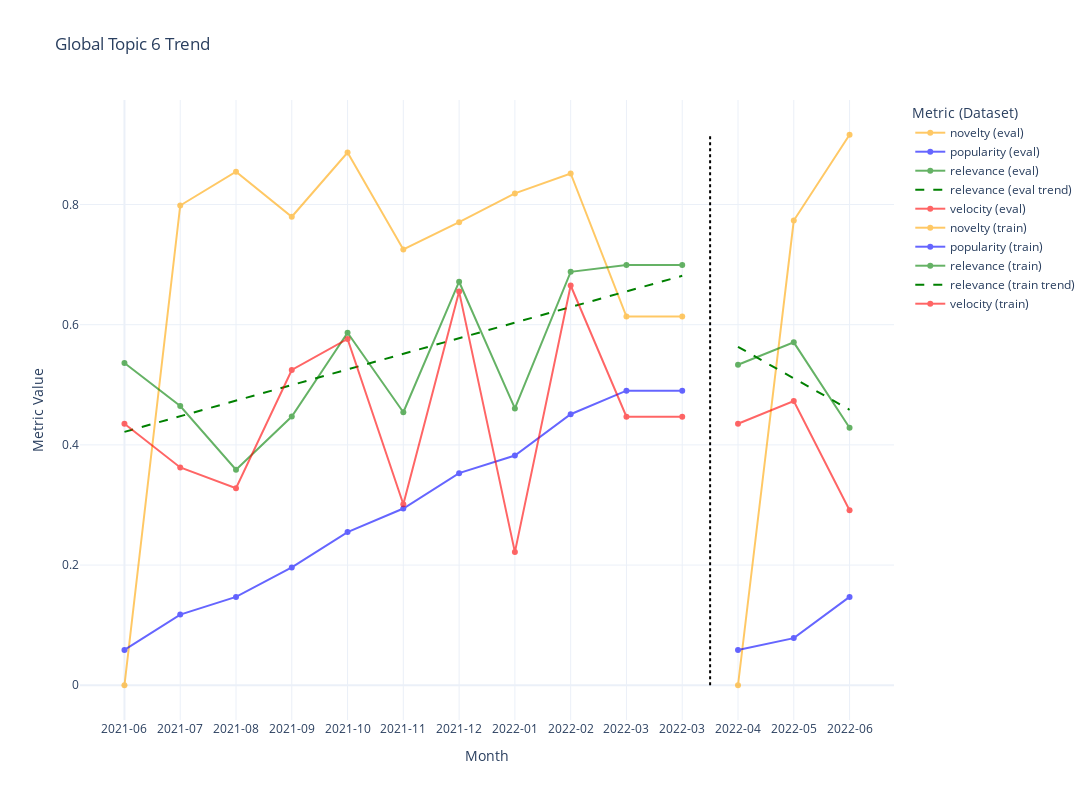

Notebook cell for this chart:
### Code cell
plot_global_topic_trend(topic_trend, global_topic_id=6, show_trendlines=True, trend_metric="relevance", metrics=["popularity", "relevance", "novelty", "velocity"])

### Figure 1 — Plotly figure (JSON) as saved in the notebook; plotly's stock layout.template omitted (floating-point values rounded to 4 significant figures)
{"data": [{"line": {"color": "orange", "width": 2}, "marker": {"size": 6}, "mode": "lines+markers", "name": "novelty (eval)", "opacity": 0.6, "type": "scatter", "x": [11, 12, 13], "y": [0, 0.7733, 0.9161]}, {"line": {"color": "blue", "width": 2}, "marker": {"size": 6}, "mode": "lines+markers", "name": "popularity (eval)", "opacity": 0.6, "type": "scatter", "x": [11, 12, 13], "y": [0.05882, 0.07843, 0.1471]}, {"line": {"color": "green", "width": 2}, "marker": {"size": 6}, "mode": "lines+markers", "name": "relevance (eval)", "opacity": 0.6, "type": "scatter", "x": [11, 12, 13], "y": [0.5333, 0.5706, 0.4285]}, {"line": {"color": "green", "dash": "dash", "width": 2}, "mode": "lines", "name": "relevance (eval trend)", "type": "scatter", "x": [11, 12, 13], "y": [0.5632, 0.5108, 0.4584]}, {"line": {"color": "red", "width": 2}, "marker": {"size": 6}, "mode": "lines+markers", "name": "velocity (eval)", "opacity": 0.6, "type": "scatter", "x": [11, 12, 13], "y": [0.4351, 0.4729, 0.2911]}, {"line": {"color": "orange", "width": 2}, "marker": {"size": 6}, "mode": "lines+markers", "name": "novelty (train)", "opacity": 0.6, "type": "scatter", "x": [0, 1, 2, 3, 4, 5, 6, 7, 8, 9, 10], "y": [0, 0.7984, 0.8546, 0.7796, 0.8864, 0.7251, 0.7707, 0.8185, 0.8516, 0.6135, 0.6135]}, {"line": {"color": "blue", "width": 2}, "marker": {"size": 6}, "mode": "lines+markers", "name": "popularity (train)", "opacity": 0.6, "type": "scatter", "x": [0, 1, 2, 3, 4, 5, 6, 7, 8, 9, 10], "y": [0.05882, 0.1176, 0.1471, 0.1961, 0.2549, 0.2941, 0.3529, 0.3824, 0.451, 0.4902, 0.4902]}, {"line": {"color": "green", "width": 2}, "marker": {"size": 6}, "mode": "lines+markers", "name": "relevance (train)", "opacity": 0.6, "type": "scatter", "x": [0, 1, 2, 3, 4, 5, 6, 7, 8, 9, 10], "y": [0.5363, 0.4646, 0.3587, 0.4471, 0.5866, 0.4543, 0.6715, 0.4607, 0.6879, 0.6995, 0.6995]}, {"line": {"color": "green", "dash": "dash", "width": 2}, "mode": "lines", "name": "relevance (train trend)", "type": "scatter", "x": [0, 1, 2, 3, 4, 5, 6, 7, 8, 9, 10], "y": [0.4217, 0.4477, 0.4736, 0.4996, 0.5256, 0.5515, 0.5775, 0.6034, 0.6294, 0.6554, 0.6813]}, {"line": {"color": "red", "width": 2}, "marker": {"size": 6}, "mode": "lines+markers", "name": "velocity (train)", "opacity": 0.6, "type": "scatter", "x": [0, 1, 2, 3, 4, 5, 6, 7, 8, 9, 10], "y": [0.4351, 0.3624, 0.3278, 0.5247, 0.5763, 0.3011, 0.655, 0.2216, 0.6652, 0.4468, 0.4468]}], "layout": {"height": 800, "legend": {"title": {"text": "Metric (Dataset)"}}, "shapes": [{"line": {"color": "black", "dash": "dot", "width": 2}, "type": "line", "x0": 10.5, "x1": 10.5, "y0": 0, "y1": 0.9161}], "title": {"text": "Global Topic 6 Trend"}, "width": 1200, "xaxis": {"autorange": true, "range": [-0.7893, 13.79], "tickmode": "array", "ticktext": ["2021-06", "2021-07", "2021-08", "2021-09", "2021-10", "2021-11", "2021-12", "2022-01", "2022-02", "2022-03", "2022-03", "2022-04", "2022-05", "2022-06"], "tickvals": [0, 1, 2, 3, 4, 5, 6, 7, 8, 9, 10, 11, 12, 13], "title": {"text": "Month"}, "type": "linear"}, "yaxis": {"autorange": true, "range": [-0.05783, 0.9739], "title": {"text": "Metric Value"}, "type": "linear"}}}
